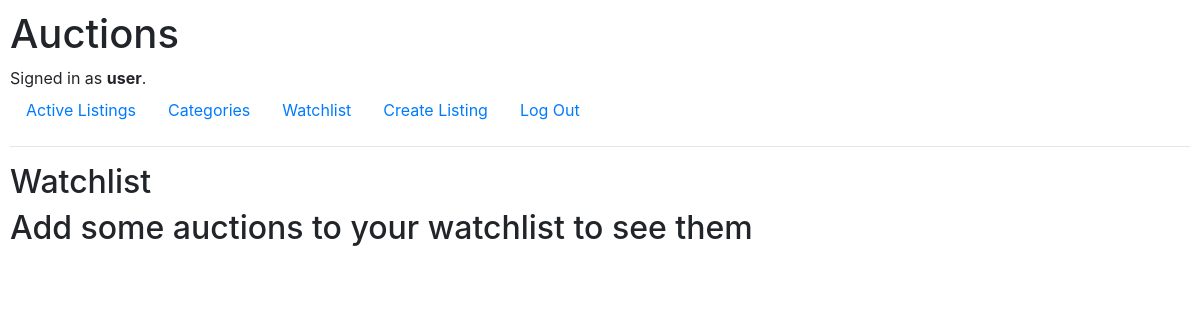
Page /watchlist (signed in) on the earlier database version.
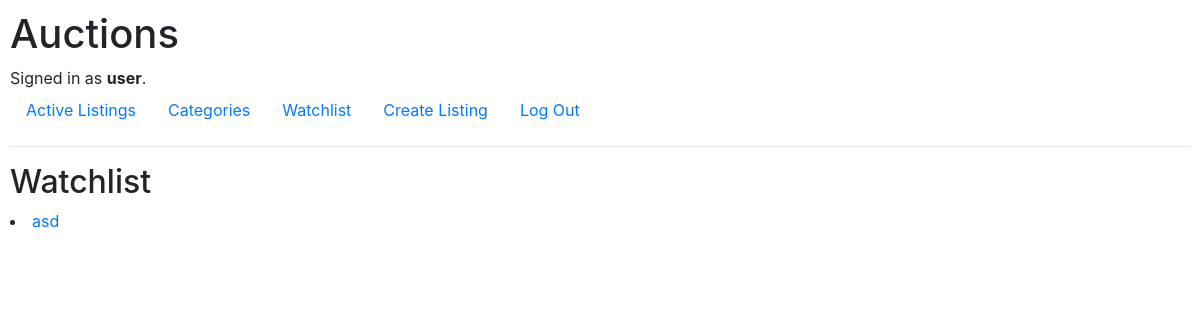
Same page on the later database version.
### auctions/models.py (models this page shows, shortened)
class Auction(models.Model):
    title = models.CharField(max_length=200)
    description = models.TextField()
    img_url = models.TextField()
    price = models.IntegerField()
    created_date = models.DateTimeField(default=timezone.now)
    user = models.ForeignKey('User', on_delete=models.PROTECT)
    category = models.ForeignKey('Category', on_delete=models.PROTECT, null=True)
    closed = models.BooleanField('Closed', default=False)
    winner = models.ForeignKey('User', on_delete=models.PROTECT, null=True, related_name="auction_winner")

### auctions/views.py (the view, shortened to what this page needs)
# urls.py: path("watchlist", views.watchlist, name="watchlist"),
def watchlist(request):
    user = request.user
    if user.is_authenticated:
        if request.method == "GET":
            if Wauction.objects.filter(user=user, active=True).exists():
                wauctions = Wauction.objects.filter(user=user, active=True)
                if False:
                    def get_auctions(wauction):
                        return wauction.auction
                    auctions = wauctions.auction
                    return render(request, "auctions/watchlist.html", {"auctions": auctions})
                else:
                    auctions = wauctions[0].auction
                    return render(request, "auctions/watchlist.html", {"auctions": [auctions]})
            else:
                return render(request, "auctions/watchlist.html", {"auctions": []})
    else:
        return redirect("index")

### auctions/templates/auctions/watchlist.html
{% extends "auctions/layout.html" %}
{% block body %}
    <h2>Watchlist</h2>
        {% if auctions %}
            {% for auction in auctions %}
                <li><a href="{% url 'show' auction.title %}"> {{ auction.title }} </a></li>
            {% endfor %}
        {% else %}
            <h2>Add some auctions to your watchlist to see them</h2>
        {% endif %}
{% endblock %}

Differences in the rows shown:
added Auction: title "asd"
Other differences:
text no longer shown: "Add some auctions to your watchlist to see them"
